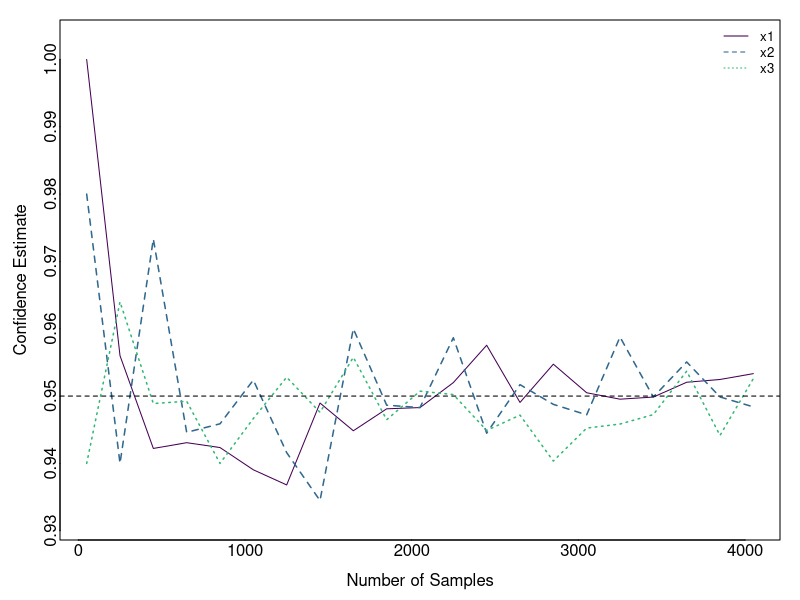

Recreate this plot in R. (Note: a time limit stopped this script after it produced the figure.)
library(doParallel)
#simulating a nx10 matrix using different PDFs
matrixcreator <- function(n = 500){
  x1 = rnorm(n, mean= 4, sd = 4)
  x2 = rweibull(n, shape = 3.7, scale= 2.3)
  x3 = rexp(n, rate = 2)
  x4 = rgamma(n, shape=0.8)
  x5 = rexp(n, rate=7)
  x6 = rlogis(n, location = 2, scale= 10)
  x7 = rnorm(n, mean=4, sd = .5)
  x8 = rweibull(n, shape = 1, scale = 0.2)
  x9 = rgamma(n, shape= 4, scale = 1.7)
  x10 = rnorm(n)
  X = matrix(c(x1, x2, x3, x4, x5, x6, x7, x8, x9, x10), ncol= 10)
  return(X)
}

matrixcreator(10)

#now creating a y column that is linearly correlated to the matrix
ycreator = function(X){
  y = 0.5*X[,1] + 0.2*X[,2] - 0.8*X[,3] + rnorm(nrow(X))
  return(y)
}

ycreator(matrixcreator(1000))

#creating n.samps matrices and y values, then checking coverage probabilities as well as false positives and false negatives
sampler = function(n.samps, n = 1000, seed = 1453){
  set.seed(seed)
  ints = matrix(ncol = 10)
  falneg = matrix(ncol=3)
  results_list <- mclapply(1:n.samps, function(x){ 
    X = matrixcreator(n)
    y = ycreator(X)
    mod = lm(y ~ X)
    j = confint(mod)
    in_interval = c(j[2,1]<0.5 & 0.5<j[2,2], j[3,1]<0.2 & 0.2<j[3,2], j[4,1] < -0.8 & -0.8 < j[4,2], apply(j[5:11,], 1, function(x) prod(x) < 0))
    falneg = apply(j[2:4,], 1, function(x) prod(x) < 0)
    return(list(in_interval, falneg))
  }, mc.cores = 4)
  for (l in results_list){
    ints = rbind(ints, l[[1]])
    falneg = rbind(falneg, l[[2]])
  }
  
  confint_perc = apply(ints, 2, function(x) mean(x, na.rm = T))
  false_positives = 1- confint_perc[4:10]
  false_negatives = apply(falneg, 2, function(x) mean(x, na.rm = T))
  return(list('confint_perc' = confint_perc, 'false_positives' = false_positives, 'false_negatives' = false_negatives))
}

sampler(1000, 2000, 400)

#changing the number of samples and considering how coverage percentage, false negatives, and false positives change as we increase the number of samples
varying_samps <- function(runs, n=500, seed = 500){
  CI = matrix(nrow= length(runs), ncol = 10)
  FP = matrix(nrow= length(runs), ncol = 7)
  FN = matrix(nrow = length(runs), ncol = 3)
  for (i in 1:length(runs)){
    iteration = sampler(runs[i], n, seed= 12*i)
    CI[i, ] = iteration$confint_perc
    FP[i, ] = iteration$false_positives
    FN[i, ] = iteration$false_negatives
  }
  return(list('CI' = CI, 'FP' = FP, 'FN' = FN))
}

runs = seq(50, 2050, 100)
varying_samps(runs)

#creating a correlation between x1 and x4 then checking how coverage changes
correlationcreator <- function(rho, n.samps=500, n= 2000, seed=600){
  set.seed(seed)
  ints = matrix(ncol=10)
  falneg = matrix(ncol=3)
  results_list <- mclapply(1:n.samps, function(x){ 
    X = matrixcreator(n)  
    X[,4] = rho*X[,1] + sqrt(1 - rho^2)*rnorm(n)
    y = ycreator(X)
    mod = lm(y ~ X)
    j = confint(mod)
    in_interval = c(j[2,1]<0.5 & 0.5<j[2,2], j[3,1]<0.2 & 0.2<j[3,2], j[4,1] < -0.8 & -0.8 < j[4,2], apply(j[5:11,], 1, function(x) prod(x) < 0))
    falneg = apply(j[2:4,], 1, function(x) prod(x) < 0)
    return(list(in_interval, falneg))
  }, mc.cores = 4)
  for (l in results_list){
    ints = rbind(ints, l[[1]])
    falneg = rbind(falneg, l[[2]])
  }
  
  confint_perc = apply(ints, 2, function(x) mean(x, na.rm = T))
  false_positives = 1- confint_perc[4:10]
  false_negatives = apply(falneg, 2, function(x) mean(x, na.rm = T))
  
  return(list('confint_perc' = confint_perc, 'false_positives' = false_positives, 'false_negatives' = false_negatives))
}

correlationcreator(0.3)

#seeing how coverage changes at different levels of correlation
varying_rho <- function(rho_sequence, n.samps=500, n =1000, seed = 100){
  set.seed(seed)
  CI = matrix(ncol = 10, nrow = length(rho_sequence))
  FP = matrix(ncol = 7, nrow = length(rho_sequence))
  FN = matrix(ncol = 3, nrow = length(rho_sequence))
  for (i in 1:length(rho_sequence)){
    iteration = correlationcreator(rho_sequence[i], n.samps, n, seed = 500*i)
    CI[i, ] = iteration$confint_perc
    FP[i, ] = iteration$false_positives
    FN[i, ] = iteration$false_negatives
  }
  return(list('CI' = CI, 'FP' = FP, 'FN' = FN))
}


rho_sequence = seq(0, 0.9, 0.1)
rho_sequence
varying_rho(rho_sequence)

#plotting both coverage over changing samps and rho
runs = seq(50, 4050, 200)
CI_plot = varying_samps(runs)
library(viridis)
col = viridis(4)
setwd('~/Dropbox/QuantMeth')
pdf('varying_samps_plot.pdf')
par(mfrow=c(1,1), mgp=c(1.5,0,0), tcl=0, mar=c(3,3,1,1), cex.lab=1, cex.axis=1)
plot(runs, CI_plot$CI[,1], type= 'l', xlab = "Number of Samples", ylab = "Confidence Estimate", col = col[1], ylim = c(min(CI_plot$CI[,1:3]) - 0.003, max(CI_plot$CI[,1:3]) + 0.003))
for (i in 2:3) points(runs, CI_plot$CI[,i], col = col[i], type= 'l', lty = i, lwd = 1.5)
abline(h=0.950, lty=2)
legend('topright', legend = c('x1', 'x2', 'x3'), col = col[1:3], lty = 1:3 , cex = 0.8, bty = 'n')
dev.off()

#warning, even parallelized, this rho_plot takes quite some time to run
rho_sequence = seq(0, 0.95, 0.05)
rho_plot = varying_rho(rho_sequence, 7000, 3000)
pdf('varying_rhos_plot1.pdf')
plot(rho_sequence, rho_plot$CI[,1], type = 'l', xlab = 'Rho Values', ylab = 'X1 Confidence Estimates')
abline(h = 0.95, lty = 2)
dev.off()

par(mfrow=c(1,1), mgp=c(1.5,0,0), tcl=1, mar=c(3,3,1,1), cex.lab=1, cex.axis=1)
pdf('varying_rhos_plot2.pdf')
plot(rho_sequence, rho_plot$FP[,1], type = 'l', xlab = 'Rho Values', ylab = 'X4 False Positive Rate')
abline(h = 0.95, lty = 2)
dev.off()
